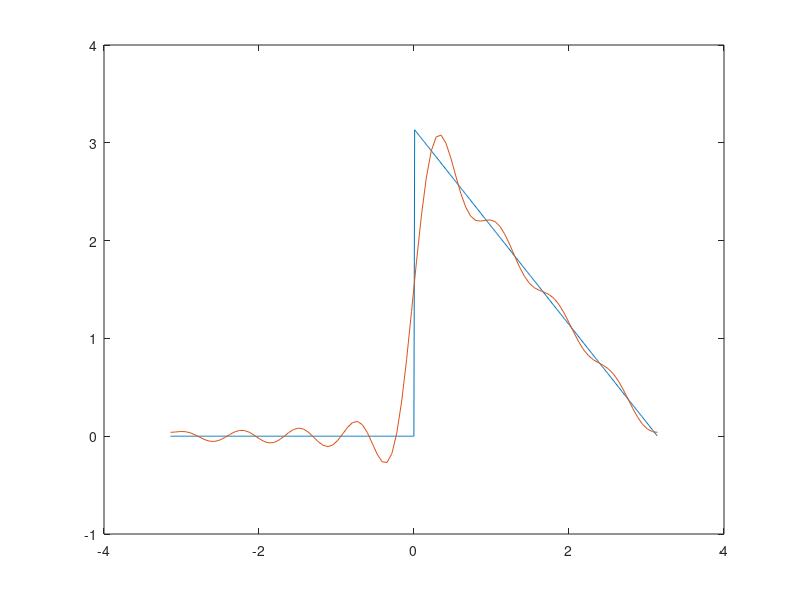

Reproduce this figure in MATLAB.

% t=linspace(-pi,pi);
% y=pi-t;
% plot(t,y)
% title('Fourier')
function[]=mfuncion()
t=-pi:0.01:pi;
f=(t<=0).*(0)+(t>0).*(pi-t);
plot(t,f);

hold on
t=linspace(-pi,pi);
% n1=1;
an=0;
bn=0;
T=2*pi;
a0=pi/2;

for n=1:8
    
    an=an+((1-((-1)^n))/((n^2)*pi))*cos((2*n*pi*t)/T);
    bn=bn+(1/n)*sin((2*n*pi*t)/T);
%     ft=a0+an+bn;
%     plot(t,ft)
end

% an=((1-((-1)^n))/((n^2)*pi))*cos(n*t);
% bn=(1/n)*sin(n*t);
   
ft=(a0/2)+an+bn;
plot(t,ft)

hold off
end


% f=0;
% f1=0;
% 
% 
% for n=1:1
%     f=f+(n*2)
%     f1=f1+(n*3)
% end
% ft=f+f1













